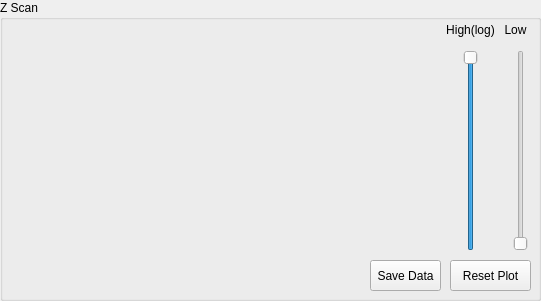
   <widget class="QGroupBox" name="gbZScan">
    <property name="geometry">
     <rect>
      <x>560</x>
      <y>0</y>
      <width>541</width>
      <height>301</height>
     </rect>
    </property>
    <property name="title">
     <string>Z Scan</string>
    </property>
    <widget class="QWidget" name="wMpl_ZScan" native="true">
     <property name="geometry">
      <rect>
       <x>10</x>
       <y>20</y>
       <width>431</width>
       <height>231</height>
      </rect>
     </property>
    </widget>
    <widget class="QPushButton" name="pbReplot_ZScan">
     <property name="enabled">
      <bool>true</bool>
     </property>
     <property name="geometry">
      <rect>
       <x>450</x>
       <y>260</y>
       <width>81</width>
       <height>31</height>
      </rect>
     </property>
     <property name="text">
      <string>Reset Plot</string>
     </property>
    </widget>
    <widget class="QWidget" name="wToolbar_ZScan" native="true">
     <property name="geometry">
      <rect>
       <x>12</x>
       <y>260</y>
       <width>351</width>
       <height>31</height>
      </rect>
     </property>
    </widget>
    <widget class="QPushButton" name="pbSaveData_ZScan">
     <property name="geometry">
      <rect>
       <x>370</x>
       <y>260</y>
       <width>71</width>
       <height>31</height>
      </rect>
     </property>
     <property name="text">
      <string>Save Data</string>
     </property>
    </widget>
    <widget class="QSlider" name="vsMax_ZScan">
     <property name="geometry">
      <rect>
       <x>460</x>
       <y>50</y>
       <width>21</width>
       <height>201</height>
      </rect>
     </property>
     <property name="minimum">
      <number>0</number>
     </property>
     <property name="maximum">
      <number>59</number>
     </property>
     <property name="value">
      <number>59</number>
     </property>
     <property name="tickPosition">
      <enum>QSlider::NoTicks</enum>
     </property>
    </widget>
    <widget class="QSlider" name="vsMin_ZScan">
     <property name="geometry">
      <rect>
       <x>510</x>
       <y>50</y>
       <width>21</width>
       <height>201</height>
      </rect>
     </property>
     <property name="value">
      <number>0</number>
     </property>
     <property name="tickPosition">
      <enum>QSlider::NoTicks</enum>
     </property>
    </widget>
    <widget class="QLabel" name="label_19">
     <property name="geometry">
      <rect>
       <x>440</x>
       <y>20</y>
       <width>61</width>
       <height>20</height>
      </rect>
     </property>
     <property name="text">
      <string>High(log)</string>
     </property>
     <property name="alignment">
      <set>Qt::AlignCenter</set>
     </property>
    </widget>
    <widget class="QLabel" name="label_20">
     <property name="geometry">
      <rect>
       <x>500</x>
       <y>20</y>
       <width>31</width>
       <height>20</height>
      </rect>
     </property>
     <property name="text">
      <string>Low</string>
     </property>
     <property name="alignment">
      <set>Qt::AlignCenter</set>
     </property>
    </widget>
   </widget>
